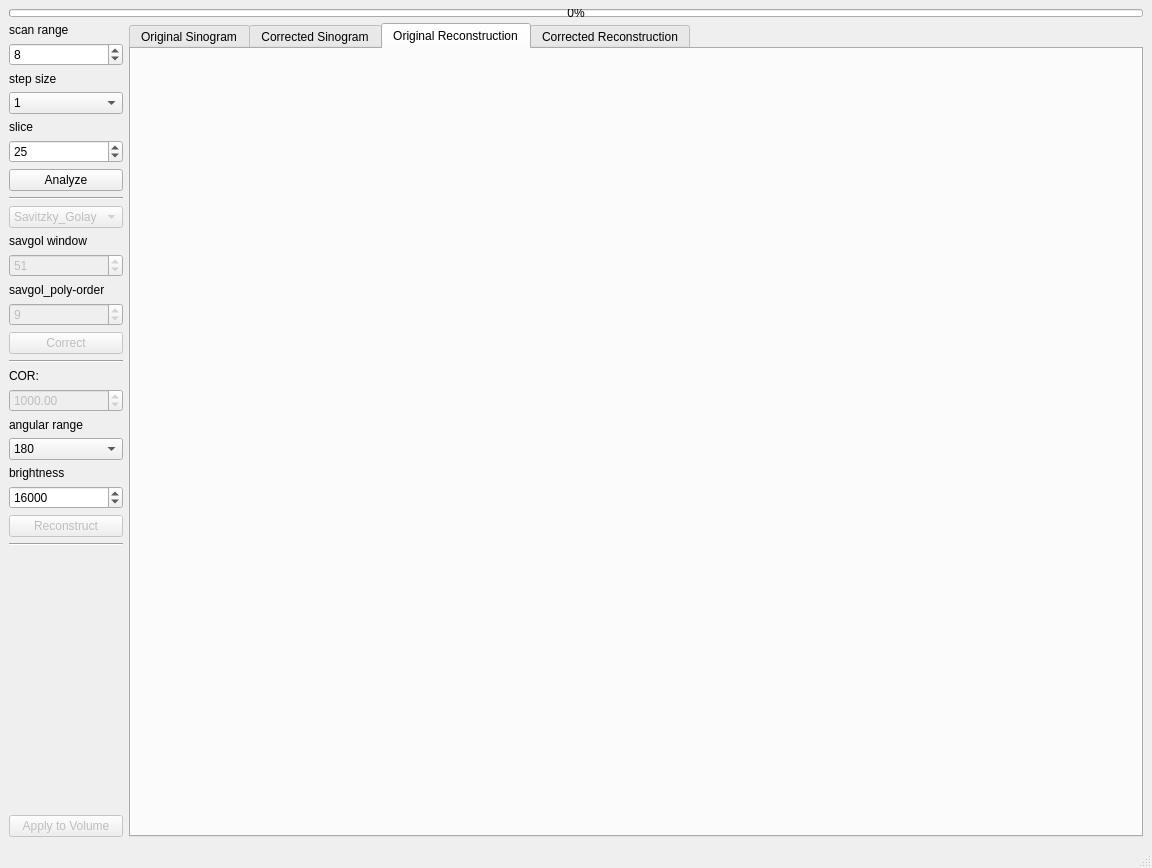
<?xml version="1.0" encoding="UTF-8"?>
<ui version="4.0">
 <class>MainWindow</class>
 <widget class="QMainWindow" name="MainWindow">
  <property name="geometry">
   <rect>
    <x>0</x>
    <y>0</y>
    <width>1152</width>
    <height>868</height>
   </rect>
  </property>
  <property name="windowTitle">
   <string>MainWindow</string>
  </property>
  <widget class="QWidget" name="centralwidget">
   <layout class="QGridLayout" name="gridLayout_4">
    <item row="1" column="0">
     <layout class="QGridLayout" name="gridLayout">
      <item row="0" column="0">
       <layout class="QVBoxLayout" name="verticalLayout_2">
        <item>
         <widget class="QLabel" name="label">
          <property name="text">
           <string>scan range</string>
          </property>
         </widget>
        </item>
        <item>
         <widget class="QSpinBox" name="scan_range">
          <property name="minimumSize">
           <size>
            <width>70</width>
            <height>0</height>
           </size>
          </property>
          <property name="maximum">
           <number>20</number>
          </property>
          <property name="value">
           <number>8</number>
          </property>
         </widget>
        </item>
        <item>
         <widget class="QLabel" name="label_step_size">
          <property name="text">
           <string>step size</string>
          </property>
         </widget>
        </item>
        <item>
         <widget class="QComboBox" name="step_size">
          <item>
           <property name="text">
            <string>1</string>
           </property>
          </item>
          <item>
           <property name="text">
            <string>0.5</string>
           </property>
          </item>
          <item>
           <property name="text">
            <string>0.25</string>
           </property>
          </item>
          <item>
           <property name="text">
            <string>0.1</string>
           </property>
          </item>
         </widget>
        </item>
        <item>
         <widget class="QLabel" name="label_2">
          <property name="text">
           <string>slice</string>
          </property>
         </widget>
        </item>
        <item>
         <widget class="QSpinBox" name="slice_number">
          <property name="maximum">
           <number>5000</number>
          </property>
          <property name="value">
           <number>25</number>
          </property>
         </widget>
        </item>
        <item>
         <widget class="QPushButton" name="pushAnalyze">
          <property name="text">
           <string>Analyze</string>
          </property>
         </widget>
        </item>
        <item>
         <widget class="Line" name="line">
          <property name="orientation">
           <enum>Qt::Horizontal</enum>
          </property>
         </widget>
        </item>
        <item>
         <widget class="QComboBox" name="filter_list">
          <property name="enabled">
           <bool>false</bool>
          </property>
          <item>
           <property name="text">
            <string>Savitzky_Golay</string>
           </property>
          </item>
          <item>
           <property name="text">
            <string>Low_Pass</string>
           </property>
          </item>
         </widget>
        </item>
        <item>
         <widget class="QLabel" name="label_4">
          <property name="text">
           <string>savgol window</string>
          </property>
         </widget>
        </item>
        <item>
         <widget class="QSpinBox" name="savgol_window">
          <property name="enabled">
           <bool>false</bool>
          </property>
          <property name="minimum">
           <number>5</number>
          </property>
          <property name="singleStep">
           <number>2</number>
          </property>
          <property name="value">
           <number>51</number>
          </property>
         </widget>
        </item>
        <item>
         <widget class="QLabel" name="label_5">
          <property name="text">
           <string>savgol_poly-order</string>
          </property>
         </widget>
        </item>
        <item>
         <widget class="QSpinBox" name="savgol_poly">
          <property name="enabled">
           <bool>false</bool>
          </property>
          <property name="minimum">
           <number>3</number>
          </property>
          <property name="value">
           <number>9</number>
          </property>
         </widget>
        </item>
        <item>
         <widget class="QPushButton" name="pushCorrect">
          <property name="enabled">
           <bool>false</bool>
          </property>
          <property name="text">
           <string>Correct</string>
          </property>
          <property name="checkable">
           <bool>false</bool>
          </property>
          <property name="checked">
           <bool>false</bool>
          </property>
          <property name="autoRepeat">
           <bool>false</bool>
          </property>
          <property name="autoExclusive">
           <bool>false</bool>
          </property>
          <property name="flat">
           <bool>false</bool>
          </property>
         </widget>
        </item>
        <item>
         <widget class="Line" name="line_3">
          <property name="orientation">
           <enum>Qt::Horizontal</enum>
          </property>
         </widget>
        </item>
        <item>
         <widget class="QLabel" name="label_3">
          <property name="text">
           <string>COR:</string>
          </property>
         </widget>
        </item>
        <item>
         <widget class="QDoubleSpinBox" name="doubleSpinBoxCOR">
          <property name="enabled">
           <bool>false</bool>
          </property>
          <property name="maximum">
           <double>5000.000000000000000</double>
          </property>
          <property name="value">
           <double>1000.000000000000000</double>
          </property>
         </widget>
        </item>
        <item>
         <widget class="QLabel" name="label_6">
          <property name="text">
           <string>angular range</string>
          </property>
         </widget>
        </item>
        <item>
         <widget class="QComboBox" name="angular_range">
          <item>
           <property name="text">
            <string>180</string>
           </property>
          </item>
          <item>
           <property name="text">
            <string>360</string>
           </property>
          </item>
         </widget>
        </item>
        <item>
         <widget class="QLabel" name="label_7">
          <property name="text">
           <string>brightness</string>
          </property>
         </widget>
        </item>
        <item>
         <widget class="QSpinBox" name="brightness">
          <property name="maximum">
           <number>640000</number>
          </property>
          <property name="value">
           <number>16000</number>
          </property>
         </widget>
        </item>
        <item>
         <widget class="QPushButton" name="pushReconstruct">
          <property name="enabled">
           <bool>false</bool>
          </property>
          <property name="text">
           <string>Reconstruct</string>
          </property>
         </widget>
        </item>
        <item>
         <widget class="Line" name="line_2">
          <property name="orientation">
           <enum>Qt::Horizontal</enum>
          </property>
         </widget>
        </item>
        <item>
         <spacer name="verticalSpacer">
          <property name="orientation">
           <enum>Qt::Vertical</enum>
          </property>
          <property name="sizeHint" stdset="0">
           <size>
            <width>20</width>
            <height>40</height>
           </size>
          </property>
         </spacer>
        </item>
        <item>
         <widget class="QPushButton" name="pushApplyVolume">
          <property name="enabled">
           <bool>false</bool>
          </property>
          <property name="text">
           <string>Apply to Volume</string>
          </property>
         </widget>
        </item>
       </layout>
      </item>
      <item row="0" column="1">
       <widget class="QTabWidget" name="tabWidget">
        <property name="minimumSize">
         <size>
          <width>0</width>
          <height>0</height>
         </size>
        </property>
        <property name="maximumSize">
         <size>
          <width>4008</width>
          <height>4008</height>
         </size>
        </property>
        <property name="currentIndex">
         <number>2</number>
        </property>
        <widget class="QWidget" name="tab_4">
         <attribute name="title">
          <string>Original Sinogram</string>
         </attribute>
         <widget class="QLabel" name="original_sino">
          <property name="geometry">
           <rect>
            <x>5</x>
            <y>5</y>
            <width>3000</width>
            <height>2000</height>
           </rect>
          </property>
          <property name="sizePolicy">
           <sizepolicy hsizetype="Expanding" vsizetype="Expanding">
            <horstretch>0</horstretch>
            <verstretch>0</verstretch>
           </sizepolicy>
          </property>
          <property name="minimumSize">
           <size>
            <width>3000</width>
            <height>2000</height>
           </size>
          </property>
          <property name="maximumSize">
           <size>
            <width>3000</width>
            <height>2000</height>
           </size>
          </property>
          <property name="text">
           <string>original_sino</string>
          </property>
          <property name="alignment">
           <set>Qt::AlignCenter</set>
          </property>
         </widget>
        </widget>
        <widget class="QWidget" name="tab_3">
         <attribute name="title">
          <string>Corrected Sinogram</string>
         </attribute>
         <widget class="QLabel" name="corrected_sino">
          <property name="geometry">
           <rect>
            <x>5</x>
            <y>5</y>
            <width>3000</width>
            <height>2000</height>
           </rect>
          </property>
          <property name="sizePolicy">
           <sizepolicy hsizetype="Expanding" vsizetype="Expanding">
            <horstretch>0</horstretch>
            <verstretch>0</verstretch>
           </sizepolicy>
          </property>
          <property name="minimumSize">
           <size>
            <width>3000</width>
            <height>2000</height>
           </size>
          </property>
          <property name="maximumSize">
           <size>
            <width>3000</width>
            <height>2000</height>
           </size>
          </property>
          <property name="text">
           <string>corrected_sino</string>
          </property>
          <property name="alignment">
           <set>Qt::AlignCenter</set>
          </property>
         </widget>
        </widget>
        <widget class="QWidget" name="tab">
         <attribute name="title">
          <string>Original Reconstruction</string>
         </attribute>
         <widget class="QLabel" name="original_reco">
          <property name="geometry">
           <rect>
            <x>5</x>
            <y>5</y>
            <width>2000</width>
            <height>2000</height>
           </rect>
          </property>
          <property name="sizePolicy">
           <sizepolicy hsizetype="Expanding" vsizetype="Expanding">
            <horstretch>0</horstretch>
            <verstretch>0</verstretch>
           </sizepolicy>
          </property>
          <property name="minimumSize">
           <size>
            <width>2000</width>
            <height>2000</height>
           </size>
          </property>
          <property name="maximumSize">
           <size>
            <width>4008</width>
            <height>4008</height>
           </size>
          </property>
          <property name="text">
           <string>original_reco</string>
          </property>
          <property name="alignment">
           <set>Qt::AlignCenter</set>
          </property>
         </widget>
        </widget>
        <widget class="QWidget" name="tab_2">
         <attribute name="title">
          <string>Corrected Reconstruction</string>
         </attribute>
         <widget class="QLabel" name="corrected_reco">
          <property name="geometry">
           <rect>
            <x>5</x>
            <y>5</y>
            <width>2000</width>
            <height>2000</height>
           </rect>
          </property>
          <property name="sizePolicy">
           <sizepolicy hsizetype="Expanding" vsizetype="Expanding">
            <horstretch>0</horstretch>
            <verstretch>0</verstretch>
           </sizepolicy>
          </property>
          <property name="minimumSize">
           <size>
            <width>2000</width>
            <height>2000</height>
           </size>
          </property>
          <property name="text">
           <string>corrected_reco</string>
          </property>
          <property name="alignment">
           <set>Qt::AlignCenter</set>
          </property>
         </widget>
        </widget>
       </widget>
      </item>
     </layout>
    </item>
    <item row="0" column="0">
     <widget class="QProgressBar" name="progressBar">
      <property name="maximumSize">
       <size>
        <width>16777215</width>
        <height>8</height>
       </size>
      </property>
      <property name="value">
       <number>0</number>
      </property>
     </widget>
    </item>
   </layout>
  </widget>
  <widget class="QMenuBar" name="menubar">
   <property name="geometry">
    <rect>
     <x>0</x>
     <y>0</y>
     <width>1152</width>
     <height>26</height>
    </rect>
   </property>
  </widget>
  <widget class="QStatusBar" name="statusbar"/>
 </widget>
 <resources/>
 <connections/>
</ui>
